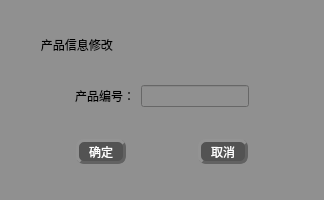
<?xml version="1.0" encoding="UTF-8"?>
<ui version="4.0">
 <class>product_modify</class>
 <widget class="QWidget" name="product_modify">
  <property name="geometry">
   <rect>
    <x>0</x>
    <y>0</y>
    <width>324</width>
    <height>200</height>
   </rect>
  </property>
  <property name="minimumSize">
   <size>
    <width>300</width>
    <height>200</height>
   </size>
  </property>
  <property name="maximumSize">
   <size>
    <width>324</width>
    <height>200</height>
   </size>
  </property>
  <property name="windowTitle">
   <string>Form</string>
  </property>
  <property name="windowIcon">
   <iconset>
    <activeon>:/qt 图标/修改图标/document-edit (1).png</activeon>
   </iconset>
  </property>
  <property name="styleSheet">
   <string notr="true">font: 75 12pt &quot;楷体&quot;;
background-color: rgb(144, 144, 144);
color:rgb(0, 0, 0)</string>
  </property>
  <layout class="QVBoxLayout" name="verticalLayout">
   <item>
    <spacer name="verticalSpacer_4">
     <property name="orientation">
      <enum>Qt::Vertical</enum>
     </property>
     <property name="sizeHint" stdset="0">
      <size>
       <width>20</width>
       <height>40</height>
      </size>
     </property>
    </spacer>
   </item>
   <item>
    <layout class="QHBoxLayout" name="horizontalLayout">
     <item>
      <widget class="QLabel" name="label">
       <property name="styleSheet">
        <string notr="true">font: 75 14pt &quot;楷体&quot;;</string>
       </property>
       <property name="text">
        <string>         产品信息修改</string>
       </property>
      </widget>
     </item>
    </layout>
   </item>
   <item>
    <spacer name="verticalSpacer_3">
     <property name="orientation">
      <enum>Qt::Vertical</enum>
     </property>
     <property name="sizeHint" stdset="0">
      <size>
       <width>20</width>
       <height>40</height>
      </size>
     </property>
    </spacer>
   </item>
   <item>
    <layout class="QHBoxLayout" name="horizontalLayout_2">
     <item>
      <spacer name="horizontalSpacer">
       <property name="orientation">
        <enum>Qt::Horizontal</enum>
       </property>
       <property name="sizeHint" stdset="0">
        <size>
         <width>40</width>
         <height>20</height>
        </size>
       </property>
      </spacer>
     </item>
     <item>
      <widget class="QLabel" name="label_2">
       <property name="text">
        <string>产品编号：</string>
       </property>
      </widget>
     </item>
     <item>
      <widget class="QLineEdit" name="lineEdit"/>
     </item>
     <item>
      <spacer name="horizontalSpacer_2">
       <property name="orientation">
        <enum>Qt::Horizontal</enum>
       </property>
       <property name="sizeHint" stdset="0">
        <size>
         <width>40</width>
         <height>20</height>
        </size>
       </property>
      </spacer>
     </item>
    </layout>
   </item>
   <item>
    <spacer name="verticalSpacer_2">
     <property name="orientation">
      <enum>Qt::Vertical</enum>
     </property>
     <property name="sizeHint" stdset="0">
      <size>
       <width>20</width>
       <height>40</height>
      </size>
     </property>
    </spacer>
   </item>
   <item>
    <layout class="QHBoxLayout" name="horizontalLayout_3">
     <item>
      <spacer name="horizontalSpacer_3">
       <property name="orientation">
        <enum>Qt::Horizontal</enum>
       </property>
       <property name="sizeHint" stdset="0">
        <size>
         <width>40</width>
         <height>20</height>
        </size>
       </property>
      </spacer>
     </item>
     <item>
      <widget class="QPushButton" name="pushButton_2">
       <property name="minimumSize">
        <size>
         <width>50</width>
         <height>25</height>
        </size>
       </property>
       <property name="maximumSize">
        <size>
         <width>50</width>
         <height>25</height>
        </size>
       </property>
       <property name="styleSheet">
        <string notr="true">QPushButton{
font: 75 11pt &quot;微软雅黑&quot;;
color:rgb(255, 255, 255);
background-color: rgb(83, 83, 83);
border-radius: 8px;
border: 3px groove rgb(98, 98, 98);
border-style: outset;
}
QPushButton:pressed{
border-style: inset;
}
QPushButton:hover{
background-color:rgb(0, 0, 0);
}

</string>
       </property>
       <property name="text">
        <string>确定</string>
       </property>
      </widget>
     </item>
     <item>
      <spacer name="horizontalSpacer_5">
       <property name="orientation">
        <enum>Qt::Horizontal</enum>
       </property>
       <property name="sizeHint" stdset="0">
        <size>
         <width>40</width>
         <height>20</height>
        </size>
       </property>
      </spacer>
     </item>
     <item>
      <widget class="QPushButton" name="pushButton">
       <property name="minimumSize">
        <size>
         <width>50</width>
         <height>25</height>
        </size>
       </property>
       <property name="maximumSize">
        <size>
         <width>50</width>
         <height>25</height>
        </size>
       </property>
       <property name="styleSheet">
        <string notr="true">QPushButton{
font: 75 11pt &quot;微软雅黑&quot;;
color:rgb(255, 255, 255);
background-color: rgb(83, 83, 83);
border-radius: 8px;
border: 3px groove rgb(98, 98, 98);
border-style: outset;
}
QPushButton:pressed{
border-style: inset;
}
QPushButton:hover{
background-color:rgb(0, 0, 0);
}

</string>
       </property>
       <property name="text">
        <string>取消</string>
       </property>
      </widget>
     </item>
     <item>
      <spacer name="horizontalSpacer_4">
       <property name="orientation">
        <enum>Qt::Horizontal</enum>
       </property>
       <property name="sizeHint" stdset="0">
        <size>
         <width>40</width>
         <height>20</height>
        </size>
       </property>
      </spacer>
     </item>
    </layout>
   </item>
   <item>
    <spacer name="verticalSpacer">
     <property name="orientation">
      <enum>Qt::Vertical</enum>
     </property>
     <property name="sizeHint" stdset="0">
      <size>
       <width>20</width>
       <height>40</height>
      </size>
     </property>
    </spacer>
   </item>
  </layout>
 </widget>
 <resources/>
 <connections/>
</ui>
